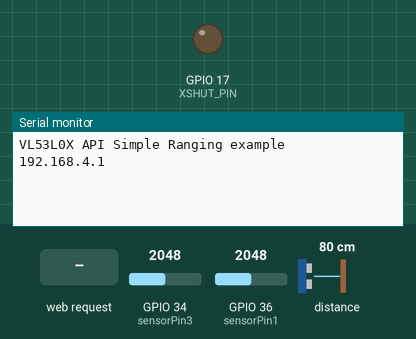
Simulated run of this program. Board: ESP32. Parts: output pins drawn as LEDs (lit = HIGH), the last lines printed to the serial monitor. The test bench sets the inputs (shaded band); at power-on: GPIO 34 (sensorPin3) = 2048, GPIO 36 (sensorPin1) = 2048, distance to the obstacle 80 cm. Storage starts empty; pins used as bus, display or sensor lines are not drawn.

Above: at 1.2 s.
1.3 s: HTTP request GET /control?state=1 received
At 1.63 s:
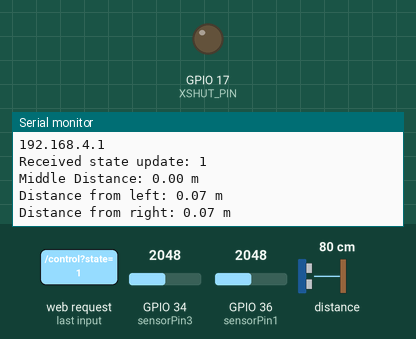
2.9 s: GPIO 34 (sensorPin3) set to 0
At 3.27 s:
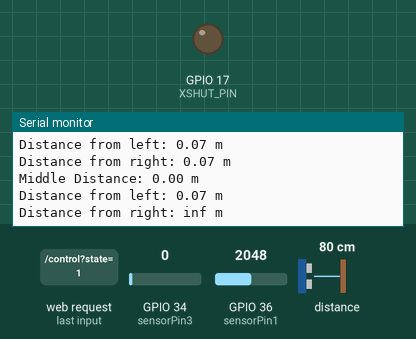
4.8 s: GPIO 36 (sensorPin1) set to 0
At 5.15 s:
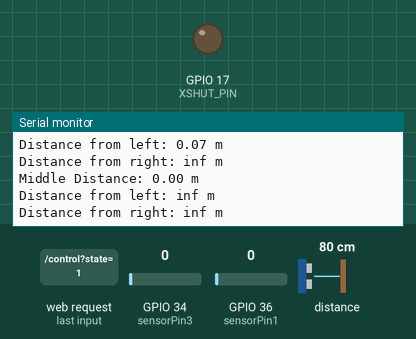
6.7 s: HTTP request GET /speed?state=1&speed=1&Px=1 received
At 6.84 s:
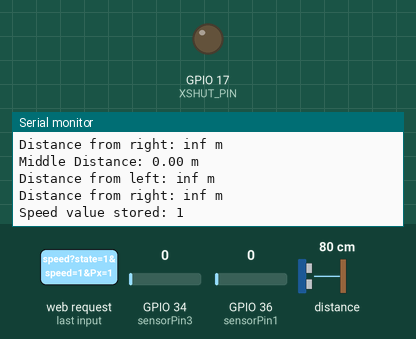

Measured:
- after the input at 1.3 s, the serial monitor: prints a new line at once (image 1)
- after the input at 2.9 s, the serial monitor: prints a new line after 0.20 s (image 2)
- after the input at 4.8 s, the serial monitor: prints a new line after 0.18 s (image 3)
- after the input at 6.7 s, the serial monitor: prints a new line at once (image 4)

The program:

main.cpp
```cpp
#include <Arduino.h>
#include <ESPAsyncWebServer.h>
#include <ArduinoJson.h>
#include <SPIFFS.h>
#include <WiFi.h>
#include <Adafruit_Sensor.h>
#include <Adafruit_I2CDevice.h>
#include <SPI.h>
#include <Wire.h>
#include <Adafruit_VL53L0X.h>

// SPI Pins
#define VSPI_MISO 19
#define VSPI_MOSI 23
#define VSPI_SCK 18
#define VSPI_SS 5
#define bufferSize 25

// Encoder counts from STM32 to ESP32 Ratio = 256
// Middle Sensor Pins
#define SCL_PIN 33
#define SDA_PIN 32
#define XSHUT_PIN 17
Adafruit_VL53L0X lox = Adafruit_VL53L0X();
float middlesensor = 0, leftsensor = 0, rightsensor = 0;

const int sensorPin1 = 36; // VP pin connected to the Sensor 1 Left
const int sensorPin3 = 34; // 34 pin connected to the Sensor 3 Right
const char *ssid = "ESP32-Access-Point";
const char *password = "password";

void Left_RightSensors();
void middleSensor();
void DataSPI();
void moveToTarget(float targetX, float targetY, float targetTheta);

// Constants for tuning the behavior
const float Kp_linear = 1.0;    // Proportional gain for linear velocity
const float Kp_angular = 2.0;   // Proportional gain for angular velocity
const float wheelBase = 0.1605;  // Distance between wheels
const float safety_distance = 0.15; // Safety distance from obstacles
const float k_att = 1.6;        // Attractive force constant
const float k_rep = 4;
float errorX = 0, errorY = 0, errorTheta = 0;
float distanceError = 0, angleError = 0;
float linearVelocity = 0, angularVelocity= 0;
float leftWheelVel = 0, rightWheelVel = 0;
float targetX =0, targetY=0, targetTheta=0;
float CurrentSpeed =0;

typedef union _packet_buffer_t
{
  uint8_t buff[4];
  float valueOdo;
} packet_buffer_t;

packet_buffer_t _packet_send;
packet_buffer_t _packet_receive;

uint8_t RxBuffer[bufferSize];
uint8_t TxBuffer[bufferSize];

float X, Y, Theta;

AsyncWebServer server(80);

// Position variables
float x = 0.0;
float y = 0.0;
float w = 0.0;
float theta = 0.0;
uint8_t state = 0; // State variable (1 or 0)
float Px = 0, Py = 0, Pt = 0;
int storedSpeed = 0; // Declare as global variable

// Forward declarations
String getJsonResponse();

void setup()
{
  //--- SPI Setup ---//
  pinMode(VSPI_SS, OUTPUT);
  pinMode(VSPI_MISO, INPUT);
  pinMode(VSPI_MOSI, OUTPUT);
  pinMode(VSPI_SCK, OUTPUT);

  digitalWrite(VSPI_SS, HIGH); // Ensure SS is high to avoid accidental SPI communication

  SPI.begin(VSPI_SCK, VSPI_MISO, VSPI_MOSI, VSPI_SS);
  SPI.setBitOrder(MSBFIRST);
  SPI.setDataMode(SPI_MODE0);

  Serial.begin(115200);
  Serial.setDebugOutput(true);

  //--- MiddleSensor/Lox ---//
  while (! Serial) {
    delay(1);
  }
  Wire.begin(SDA_PIN, SCL_PIN);
  pinMode(XSHUT_PIN, OUTPUT);
  digitalWrite(XSHUT_PIN, LOW);

  if (!lox.begin()) {
    Serial.println(F("Failed to boot VL53L0X"));
    while(1);
  }
  Serial.println(F("VL53L0X API Simple Ranging example\n\n"));
  lox.startRangeContinuous();

  //--- Initialize SPIFFS ---//
  if(!SPIFFS.begin(true)){
    Serial.println("An error has occurred while mounting SPIFFS");
    return;
  }

  //--- Initialize Access Point/WebPage ---//
  WiFi.softAP(ssid, password);
  IPAddress IP = WiFi.softAPIP();
  Serial.println(IP);

  server.on("/", HTTP_GET, [](AsyncWebServerRequest *request)
            { request->send(SPIFFS, "/index.HTML", "text/html"); });

  server.on("/javascript.js", HTTP_GET, [](AsyncWebServerRequest *request)
            { request->send(SPIFFS, "/javascript.js", "application/javascript"); });

  server.on("/data", HTTP_GET, [](AsyncWebServerRequest *request)
            {String response = getJsonResponse(); request->send(200, "application/json", response); });

  server.on("/control", HTTP_GET, [](AsyncWebServerRequest *request)
            {
        if (request->hasParam("state")) {
            String stateParam = request->getParam("state")->value();
            state = stateParam.toInt(); // Update state based on the value received from client
            Serial.printf("Received state update: %d\n", state);
            request->send(200, "application/json", "{\"status\":\"success\"}");
        } else {
            request->send(400, "application/json", "{\"status\":\"error\", \"message\":\"State parameter missing\"}");
        } });

  server.on("/speed", HTTP_GET, [](AsyncWebServerRequest *request) {
    if (request->hasParam("speed")) {
        String speedParam = request->getParam("speed")->value();
        int speedValue = speedParam.toInt();
        if (speedValue >= 0 && speedValue <= 10) {
            // Store the speed value for later use
            storedSpeed = speedValue;
            Serial.printf("Speed value stored: %d\n", storedSpeed);
            request->send(200, "application/json", "{\"status\":\"success\"}");
        } else {
            request->send(400, "application/json", "{\"status\":\"error\", \"message\":\"Invalid speed value\"}");
        }
    } else {
        request->send(400, "application/json", "{\"status\":\"error\", \"message\":\"Speed parameter missing\"}");
    }
  });

  server.on("/coordinates", HTTP_GET, [](AsyncWebServerRequest *request)
  {
    if (request->hasParam("Px") && request->hasParam("Py") && request->hasParam("Pt")) {
        String PxParam = request->getParam("Px")->value();
        String PyParam = request->getParam("Py")->value();
        String PtParam = request->getParam("Pt")->value();
        Px = PxParam.toFloat();
        Py = PyParam.toFloat();
        Pt = PtParam.toFloat();
        Serial.printf("Px: %f, Py: %f, Pt: %f\n", Px, Py, Pt);
        request->send(200, "application/json", "{\"status\":\"success\"}");
    } else {
        request->send(400, "application/json", "{\"status\":\"error\", \"message\":\"Parameters missing\"}");
    }
  });

  server.begin();
}

void loop(){

    if(state == 1){
    middleSensor();
    Left_RightSensors();
    moveToTarget((float)Px, (float)Py, (float)Pt);
    }

    if(state == 0){
        leftWheelVel = 0;
        rightWheelVel = 0;
        DataSPI();
    }

  // Sends the value to Webpage
  x = X;
  y = Y;
  theta = Theta;
  w = CurrentSpeed;
  delay(200);
}

// SPI Sending and Receiving Data
void DataSPI(){
  /*---Sending Data To STM32---*/
  _packet_send.valueOdo = leftWheelVel;

  TxBuffer[5] = _packet_send.buff[0];
  TxBuffer[6] = _packet_send.buff[1];
  TxBuffer[7] = _packet_send.buff[2];
  TxBuffer[8] = _packet_send.buff[3];

  _packet_send.valueOdo = rightWheelVel;

  TxBuffer[9] = _packet_send.buff[0];
  TxBuffer[10] = _packet_send.buff[1];
  TxBuffer[11] = _packet_send.buff[2];
  TxBuffer[12] = _packet_send.buff[3];

  digitalWrite(VSPI_SS, LOW);
  SPI.transferBytes(TxBuffer, RxBuffer, bufferSize);
  digitalWrite(VSPI_SS, HIGH);

  /*---Receiving Data From STM32---*/
  _packet_receive.buff[0] = RxBuffer[5];
  _packet_receive.buff[1] = RxBuffer[6];
  _packet_receive.buff[2] = RxBuffer[7];
  _packet_receive.buff[3] = RxBuffer[8];

  X = _packet_receive.valueOdo;

  _packet_receive.buff[0] = RxBuffer[9];
  _packet_receive.buff[1] = RxBuffer[10];
  _packet_receive.buff[2] = RxBuffer[11];
  _packet_receive.buff[3] = RxBuffer[12];

  Y = _packet_receive.valueOdo;

  _packet_receive.buff[0] = RxBuffer[13];
  _packet_receive.buff[1] = RxBuffer[14];
  _packet_receive.buff[2] = RxBuffer[15];
  _packet_receive.buff[3] = RxBuffer[16];

  Theta = _packet_receive.valueOdo;

  _packet_receive.buff[0] = RxBuffer[17];
  _packet_receive.buff[1] = RxBuffer[18];
  _packet_receive.buff[2] = RxBuffer[19];
  _packet_receive.buff[3] = RxBuffer[20];

  CurrentSpeed = _packet_receive.valueOdo;
}

//Sensor 1 and 3, Left and Right Respectively
void Left_RightSensors(){
  // Read the analog value from the sensor
  int sensorValue1 = analogRead(sensorPin1);
  int sensorValue3 = analogRead(sensorPin3);

  // Convert the sensor value to voltage (assuming 12-bit ADC)
  float voltage1 = sensorValue1 * (3.3 / 4095.0);
  float voltage3 = sensorValue3 * (3.3 / 4095.0);

  // Convert voltage to distance using a linear approximation
  // The conversion formula, calibration needed based on the actual sensor characteristics Data Sheets
  leftsensor = (12.08 * pow(voltage1, -1.058)) / 100;
  rightsensor = (12.08 * pow(voltage3, -1.058)) / 100;

  // Print the distance1
  Serial.print("Distance from left: ");
  Serial.print(leftsensor);
  Serial.println(" m");

  // Print the distance3
  Serial.print("Distance from right: ");
  Serial.print(rightsensor);
  Serial.println(" m");
}

//Sensor 2, Middle Sensor
void middleSensor(){
  middlesensor = (lox.readRange()) / 1000;
  Serial.print("Middle Distance: ");
  Serial.print(middlesensor);
  Serial.println(" m");
}

//Send Robot to coordinates
void moveToTarget(float targetX, float targetY, float targetTheta) {
    // Calculate attractive force towards the target
    float attractiveForceX = k_att * (targetX - X);
    float attractiveForceY = k_att * (targetY - Y);

    // Initialize repulsive forces
    float repulsiveForceX = 0;
    float repulsiveForceY = 0;

    float d = 0.045; // Example distance of side sensors from the center (in meters)

    // Check for obstacles and calculate repulsive forces
    float obstacleDistance1 = leftsensor;
    float obstacleDistance2 = middlesensor;
    float obstacleDistance3 = rightsensor;

    if (obstacleDistance1 < safety_distance) {
      float repulsiveMagnitude1 = k_rep * (1.0 / obstacleDistance1 - 1.0 / safety_distance) * (1.0 / (obstacleDistance1 * obstacleDistance1));
      float angle1 = -M_PI_2; // Angle of the left sensor w.r.t. the robot's center
      repulsiveForceX += repulsiveMagnitude1 * cos(angle1);
      repulsiveForceY += repulsiveMagnitude1 * sin(angle1);
    }

    /*if (obstacleDistance2 < safety_distance) {
    float repulsiveMagnitude2 = k_rep * (1.0 / obstacleDistance2 - 1.0 / safety_distance) * (1.0 / (obstacleDistance2 * obstacleDistance2));
    float angle2 = atan2(0, 0); // Angle of the middle sensor w.r.t. the robot's center
    repulsiveForceX += repulsiveMagnitude2 * cos(angle2);
    repulsiveForceY += repulsiveMagnitude2 * sin(angle2);
    }*/

    if (obstacleDistance3 < safety_distance) {
      float repulsiveMagnitude3 = k_rep * (1.0 / obstacleDistance3 - 1.0 / safety_distance) * (1.0 / (obstacleDistance3 * obstacleDistance3));
      float angle3 = M_PI_2;// Angle of the right sensor w.r.t. the robot's center
      repulsiveForceX += repulsiveMagnitude3 * cos(angle3);
      repulsiveForceY += repulsiveMagnitude3 * sin(angle3);
    }

    // Calculate total forces
    float totalForceX = attractiveForceX + repulsiveForceX;
    float totalForceY = attractiveForceY + repulsiveForceY;

    // Calculate desired velocities
    linearVelocity = Kp_linear * sqrt(totalForceX * totalForceX + totalForceY * totalForceY);
    angularVelocity = Kp_angular * (atan2(totalForceY, totalForceX) - Theta);

    // Cap the velocities based on stored speed
    linearVelocity = linearVelocity * ((float)storedSpeed/10);
    angularVelocity = angularVelocity * ((float)storedSpeed/10);

    float maxLinearVelocity = 0.1822;
    float maxAngularVelocity = 2.2773;

    linearVelocity = fminf(linearVelocity, maxLinearVelocity);
    angularVelocity = fminf(fabsf(angularVelocity), maxAngularVelocity)*(angularVelocity);

    // Convert velocities to wheel speeds
    leftWheelVel = linearVelocity - (wheelBase / 2.0) * angularVelocity;
    rightWheelVel = linearVelocity + (wheelBase / 2.0) * angularVelocity;
    DataSPI();

    // Check if the robot has reached the target
    if (abs(targetX - X) < 0.04 && abs(targetY - Y) < 0.04) {
        // Stop the robot
        leftWheelVel = 0;
        rightWheelVel = 0;
        DataSPI();

        // Adjust orientation
        while (abs(targetTheta - Theta) > 0.5) {
            angularVelocity = Kp_angular * (targetTheta - Theta);
            angularVelocity = fminf(angularVelocity, (float)storedSpeed);

            leftWheelVel = -angularVelocity;
            rightWheelVel = angularVelocity;

            DataSPI();
        }

        // Stop the robot once orientation is adjusted
        leftWheelVel = 0;
        rightWheelVel = 0;
        DataSPI();
    }
}

// Function to generate JSON response
String getJsonResponse() {
    DynamicJsonDocument doc(1024);
    doc["x"] = x;
    doc["y"] = y;
    doc["theta"] = theta;
    doc["angularVelocity"] = w;
    String response;
    serializeJson(doc, response);
    return response;
}
```
